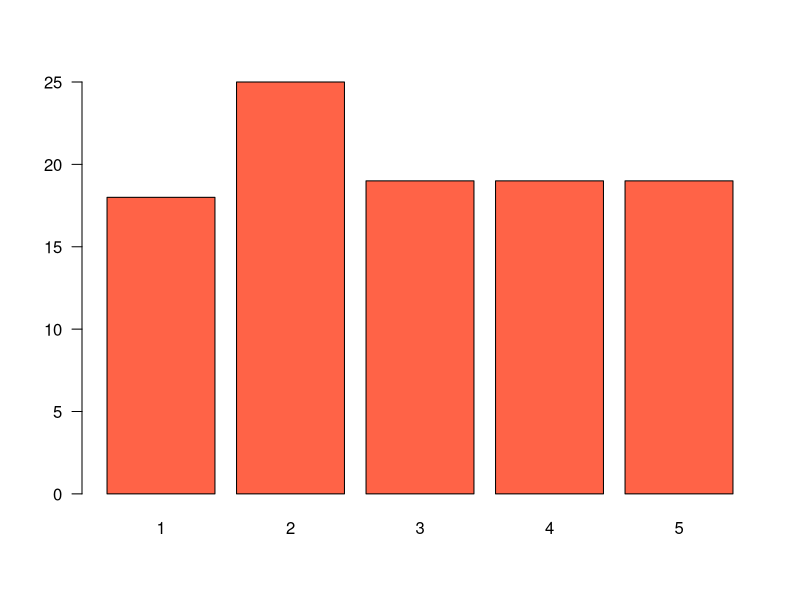

Here is the R script that generated this plot:
set.seed(98765)
x <- sample(1:5, size = 100, replace = TRUE)

freqs <- table(x)

png("plots/01-barchart.png")
barplot(freqs, las = 1, col = "tomato")
dev.off()

